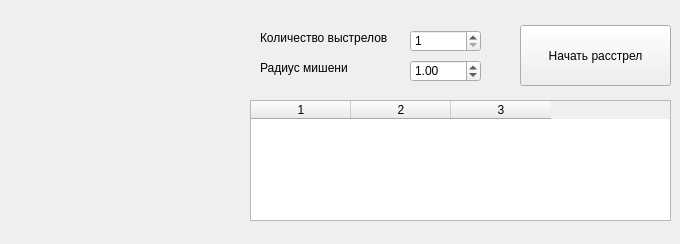
<?xml version="1.0" encoding="UTF-8"?>
<ui version="4.0">
 <class>Form</class>
 <widget class="QWidget" name="Form">
  <property name="geometry">
   <rect>
    <x>0</x>
    <y>0</y>
    <width>680</width>
    <height>244</height>
   </rect>
  </property>
  <property name="minimumSize">
   <size>
    <width>680</width>
    <height>244</height>
   </size>
  </property>
  <property name="maximumSize">
   <size>
    <width>680</width>
    <height>244</height>
   </size>
  </property>
  <property name="windowTitle">
   <string>Лабораторная работа №6. Часть 3</string>
  </property>
  <widget class="QLabel" name="labelGraph">
   <property name="geometry">
    <rect>
     <x>12</x>
     <y>10</y>
     <width>221</width>
     <height>211</height>
    </rect>
   </property>
   <property name="text">
    <string/>
   </property>
   <property name="pixmap">
    <pixmap>graph.png</pixmap>
   </property>
   <property name="scaledContents">
    <bool>true</bool>
   </property>
  </widget>
  <widget class="QLabel" name="labelShotCount">
   <property name="geometry">
    <rect>
     <x>260</x>
     <y>30</y>
     <width>151</width>
     <height>16</height>
    </rect>
   </property>
   <property name="text">
    <string>Количество выстрелов</string>
   </property>
  </widget>
  <widget class="QSpinBox" name="boxShot">
   <property name="geometry">
    <rect>
     <x>410</x>
     <y>30</y>
     <width>71</width>
     <height>22</height>
    </rect>
   </property>
   <property name="minimum">
    <number>1</number>
   </property>
   <property name="maximum">
    <number>999</number>
   </property>
  </widget>
  <widget class="QTableWidget" name="tableShotRes">
   <property name="geometry">
    <rect>
     <x>250</x>
     <y>100</y>
     <width>421</width>
     <height>121</height>
    </rect>
   </property>
   <property name="columnCount">
    <number>3</number>
   </property>
   <column/>
   <column/>
   <column/>
  </widget>
  <widget class="QPushButton" name="buttonStart">
   <property name="geometry">
    <rect>
     <x>520</x>
     <y>25</y>
     <width>151</width>
     <height>61</height>
    </rect>
   </property>
   <property name="text">
    <string>Начать расстрел</string>
   </property>
  </widget>
  <widget class="QLabel" name="labelRad">
   <property name="geometry">
    <rect>
     <x>260</x>
     <y>60</y>
     <width>151</width>
     <height>16</height>
    </rect>
   </property>
   <property name="text">
    <string>Радиус мишени</string>
   </property>
  </widget>
  <widget class="QDoubleSpinBox" name="boxRad">
   <property name="geometry">
    <rect>
     <x>410</x>
     <y>60</y>
     <width>71</width>
     <height>22</height>
    </rect>
   </property>
   <property name="maximum">
    <double>999.990000000000009</double>
   </property>
   <property name="value">
    <double>1.000000000000000</double>
   </property>
  </widget>
 </widget>
 <resources/>
 <connections/>
</ui>
